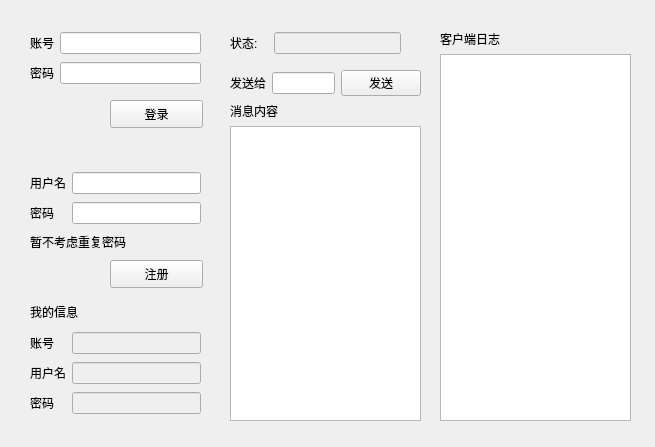
<?xml version="1.0" encoding="UTF-8"?>
<ui version="4.0">
 <class>Widget</class>
 <widget class="QWidget" name="Widget">
  <property name="geometry">
   <rect>
    <x>0</x>
    <y>0</y>
    <width>655</width>
    <height>447</height>
   </rect>
  </property>
  <property name="windowTitle">
   <string>客户端控制器</string>
  </property>
  <widget class="QPushButton" name="login_button">
   <property name="geometry">
    <rect>
     <x>110</x>
     <y>100</y>
     <width>93</width>
     <height>28</height>
    </rect>
   </property>
   <property name="text">
    <string>登录</string>
   </property>
  </widget>
  <widget class="QPushButton" name="register_button">
   <property name="geometry">
    <rect>
     <x>110</x>
     <y>260</y>
     <width>93</width>
     <height>28</height>
    </rect>
   </property>
   <property name="text">
    <string>注册</string>
   </property>
  </widget>
  <widget class="QWidget" name="layoutWidget">
   <property name="geometry">
    <rect>
     <x>30</x>
     <y>170</y>
     <width>171</width>
     <height>56</height>
    </rect>
   </property>
   <layout class="QGridLayout" name="RegArea">
    <item row="0" column="0">
     <widget class="QLabel" name="label_3">
      <property name="text">
       <string>用户名</string>
      </property>
     </widget>
    </item>
    <item row="0" column="1">
     <widget class="QLineEdit" name="reg_name"/>
    </item>
    <item row="1" column="0">
     <widget class="QLabel" name="label_4">
      <property name="text">
       <string>密码</string>
      </property>
     </widget>
    </item>
    <item row="1" column="1">
     <widget class="QLineEdit" name="reg_pw">
      <property name="echoMode">
       <enum>QLineEdit::EchoMode::Password</enum>
      </property>
     </widget>
    </item>
   </layout>
  </widget>
  <widget class="QLabel" name="RegTip">
   <property name="geometry">
    <rect>
     <x>30</x>
     <y>230</y>
     <width>171</width>
     <height>24</height>
    </rect>
   </property>
   <property name="text">
    <string>暂不考虑重复密码</string>
   </property>
  </widget>
  <widget class="QLabel" name="MyInfo">
   <property name="geometry">
    <rect>
     <x>30</x>
     <y>300</y>
     <width>171</width>
     <height>24</height>
    </rect>
   </property>
   <property name="text">
    <string>我的信息</string>
   </property>
  </widget>
  <widget class="QWidget" name="layoutWidget">
   <property name="geometry">
    <rect>
     <x>30</x>
     <y>330</y>
     <width>171</width>
     <height>86</height>
    </rect>
   </property>
   <layout class="QGridLayout" name="MyInfoArea">
    <item row="0" column="0">
     <widget class="QLabel" name="label_info_id">
      <property name="text">
       <string>账号</string>
      </property>
     </widget>
    </item>
    <item row="0" column="1">
     <widget class="QLineEdit" name="info_id">
      <property name="enabled">
       <bool>false</bool>
      </property>
     </widget>
    </item>
    <item row="1" column="0">
     <widget class="QLabel" name="label_info_name">
      <property name="text">
       <string>用户名</string>
      </property>
     </widget>
    </item>
    <item row="1" column="1">
     <widget class="QLineEdit" name="info_name">
      <property name="enabled">
       <bool>false</bool>
      </property>
     </widget>
    </item>
    <item row="2" column="0">
     <widget class="QLabel" name="label_info_pw">
      <property name="text">
       <string>密码</string>
      </property>
     </widget>
    </item>
    <item row="2" column="1">
     <widget class="QLineEdit" name="info_pw">
      <property name="enabled">
       <bool>false</bool>
      </property>
     </widget>
    </item>
   </layout>
  </widget>
  <widget class="QWidget" name="layoutWidget">
   <property name="geometry">
    <rect>
     <x>30</x>
     <y>30</y>
     <width>171</width>
     <height>56</height>
    </rect>
   </property>
   <layout class="QGridLayout" name="LoginArea">
    <item row="0" column="0">
     <widget class="QLabel" name="label_id">
      <property name="text">
       <string>账号</string>
      </property>
     </widget>
    </item>
    <item row="0" column="1">
     <widget class="QLineEdit" name="login_id"/>
    </item>
    <item row="1" column="0">
     <widget class="QLabel" name="label_pw">
      <property name="text">
       <string>密码</string>
      </property>
     </widget>
    </item>
    <item row="1" column="1">
     <widget class="QLineEdit" name="login_pw">
      <property name="echoMode">
       <enum>QLineEdit::EchoMode::Password</enum>
      </property>
     </widget>
    </item>
   </layout>
  </widget>
  <widget class="QWidget" name="layoutWidget">
   <property name="geometry">
    <rect>
     <x>230</x>
     <y>30</y>
     <width>171</width>
     <height>26</height>
    </rect>
   </property>
   <layout class="QHBoxLayout" name="StatusArea">
    <item>
     <widget class="QLabel" name="label_7">
      <property name="text">
       <string>状态:   </string>
      </property>
     </widget>
    </item>
    <item>
     <widget class="QLineEdit" name="status">
      <property name="enabled">
       <bool>false</bool>
      </property>
     </widget>
    </item>
   </layout>
  </widget>
  <widget class="QWidget" name="layoutWidget">
   <property name="geometry">
    <rect>
     <x>230</x>
     <y>70</y>
     <width>191</width>
     <height>351</height>
    </rect>
   </property>
   <layout class="QVBoxLayout" name="SendMsgArea">
    <item>
     <layout class="QHBoxLayout" name="horizontalLayout_3">
      <item>
       <layout class="QHBoxLayout" name="horizontalLayout_2">
        <item>
         <widget class="QLabel" name="sendto">
          <property name="text">
           <string>发送给</string>
          </property>
         </widget>
        </item>
        <item>
         <widget class="QLineEdit" name="sendMsg_recvID">
          <property name="echoMode">
           <enum>QLineEdit::EchoMode::Normal</enum>
          </property>
         </widget>
        </item>
        <item>
         <spacer name="horizontalSpacer">
          <property name="orientation">
           <enum>Qt::Orientation::Horizontal</enum>
          </property>
          <property name="sizeHint" stdset="0">
           <size>
            <width>40</width>
            <height>20</height>
           </size>
          </property>
         </spacer>
        </item>
       </layout>
      </item>
      <item>
       <widget class="QPushButton" name="pushButton">
        <property name="text">
         <string>发送</string>
        </property>
       </widget>
      </item>
     </layout>
    </item>
    <item>
     <layout class="QVBoxLayout" name="verticalLayout">
      <item>
       <widget class="QLabel" name="label_2">
        <property name="text">
         <string>消息内容</string>
        </property>
       </widget>
      </item>
      <item>
       <widget class="QPlainTextEdit" name="MsgContentplainTextEdit"/>
      </item>
     </layout>
    </item>
   </layout>
  </widget>
  <widget class="QWidget" name="layoutWidget">
   <property name="geometry">
    <rect>
     <x>440</x>
     <y>30</y>
     <width>191</width>
     <height>391</height>
    </rect>
   </property>
   <layout class="QVBoxLayout" name="RecvMsgArea">
    <item>
     <widget class="QLabel" name="label_8">
      <property name="text">
       <string>客户端日志</string>
      </property>
     </widget>
    </item>
    <item>
     <widget class="QTextBrowser" name="recvMsgtextBrowser"/>
    </item>
   </layout>
  </widget>
 </widget>
 <resources/>
 <connections/>
</ui>
